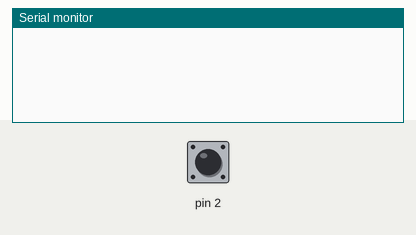
Recording of a sketch running on a simulated Arduino Uno, built with avr-gcc and run on an emulated ATmega328P. Shown: the last lines printed to the serial monitor. Inputs (shaded band) come from the test bench; at power-on: pin 2 HIGH.

Above: at 1.2 s.
1.3 s: pin 2 pulled LOW for 0.15 s
At 2.5 s:
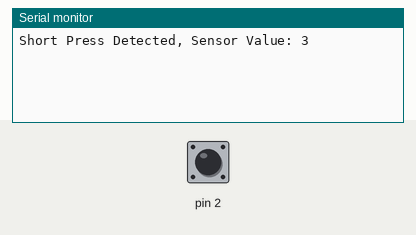
2.9 s: pin 2 pulled LOW for 3.2 s
At 5.2 s:
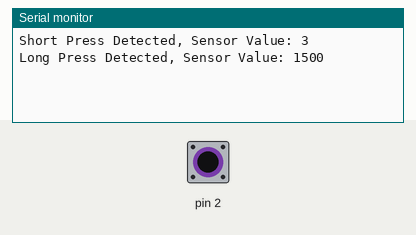

Measured:
- after the input at 1.3 s, the serial monitor: prints a new line after 0.15 s (image 1)
- after the input at 2.9 s, the serial monitor: prints a new line after 1.0 s (image 2)

The sketch:

CapacitiveSensorSketch.ino
```cpp
#include <CapacitiveSensor.h>

CapacitiveSensor cs_4_2 = CapacitiveSensor(4, 2); // 1M resistor between pins 4 & 2, pin 2 is sensor pin

const long pressThreshold = 300; // Threshold for considering a press
const unsigned long longPressDuration = 1000; // Duration threshold for a long press (in milliseconds)
const unsigned long debounceTime = 50; // Debounce time (in milliseconds)

bool buttonState = false; // Current state of the button
bool lastButtonState = false; // Previous state of the button
unsigned long buttonPressStartTime = 0; // Time when the button press started
bool longPressDetected = false; // Flag to indicate if a long press has been detected

void setup() {
    cs_4_2.set_CS_AutocaL_Millis(0xFFFFFFFF); // turn off auto-calibrate
    Serial.begin(9600);
}

void loop() {
    long sensorValue = cs_4_2.capacitiveSensor(10);

    if (sensorValue > pressThreshold) {
        if (!buttonState && (millis() - buttonPressStartTime > debounceTime)) {
            buttonState = true;
            buttonPressStartTime = millis();
            longPressDetected = false; // Reset the long press flag when a new press starts
        }

        if (buttonState && !longPressDetected && (millis() - buttonPressStartTime >= longPressDuration)) {
            Serial.print("Long Press Detected, Sensor Value: ");
            Serial.println(sensorValue);
            longPressDetected = true; // Set the flag to indicate that a long press has been detected
        }
    } else {
        if (buttonState) {
            buttonState = false;
            unsigned long pressDuration = millis() - buttonPressStartTime;
            if (pressDuration < longPressDuration) {
                Serial.print("Short Press Detected, Sensor Value: ");
                Serial.println(sensorValue);
            }
            buttonPressStartTime = millis(); // Reset the start time for the next press
        }
    }

    lastButtonState = buttonState;
    delay(10); // Short delay to avoid flooding the serial port
}
```
